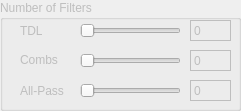
     <widget class="QGroupBox" name="groupBox_11">
      <property name="enabled">
       <bool>false</bool>
      </property>
      <property name="geometry">
       <rect>
        <x>10</x>
        <y>370</y>
        <width>241</width>
        <height>111</height>
       </rect>
      </property>
      <property name="title">
       <string>Number of Filters</string>
      </property>
      <widget class="QLabel" name="label_8">
       <property name="geometry">
        <rect>
         <x>20</x>
         <y>50</y>
         <width>39</width>
         <height>20</height>
        </rect>
       </property>
       <property name="text">
        <string>Combs</string>
       </property>
      </widget>
      <widget class="QSlider" name="horizontalSlider">
       <property name="geometry">
        <rect>
         <x>80</x>
         <y>50</y>
         <width>101</width>
         <height>22</height>
        </rect>
       </property>
       <property name="orientation">
        <enum>Qt::Horizontal</enum>
       </property>
      </widget>
      <widget class="QLabel" name="label_11">
       <property name="geometry">
        <rect>
         <x>20</x>
         <y>20</y>
         <width>22</width>
         <height>21</height>
        </rect>
       </property>
       <property name="text">
        <string>TDL</string>
       </property>
      </widget>
      <widget class="QSlider" name="horizontalSlider_2">
       <property name="geometry">
        <rect>
         <x>80</x>
         <y>20</y>
         <width>101</width>
         <height>22</height>
        </rect>
       </property>
       <property name="orientation">
        <enum>Qt::Horizontal</enum>
       </property>
      </widget>
      <widget class="QLabel" name="label_9">
       <property name="geometry">
        <rect>
         <x>20</x>
         <y>80</y>
         <width>45</width>
         <height>21</height>
        </rect>
       </property>
       <property name="text">
        <string>All-Pass</string>
       </property>
      </widget>
      <widget class="QSlider" name="horizontalSlider_3">
       <property name="geometry">
        <rect>
         <x>80</x>
         <y>80</y>
         <width>101</width>
         <height>22</height>
        </rect>
       </property>
       <property name="orientation">
        <enum>Qt::Horizontal</enum>
       </property>
      </widget>
      <widget class="QLabel" name="label_r_wet_gain_2">
       <property name="geometry">
        <rect>
         <x>190</x>
         <y>20</y>
         <width>41</width>
         <height>21</height>
        </rect>
       </property>
       <property name="frameShape">
        <enum>QFrame::Box</enum>
       </property>
       <property name="frameShadow">
        <enum>QFrame::Plain</enum>
       </property>
       <property name="text">
        <string>0</string>
       </property>
      </widget>
      <widget class="QLabel" name="label_r_wet_gain_3">
       <property name="geometry">
        <rect>
         <x>190</x>
         <y>50</y>
         <width>41</width>
         <height>21</height>
        </rect>
       </property>
       <property name="frameShape">
        <enum>QFrame::Box</enum>
       </property>
       <property name="frameShadow">
        <enum>QFrame::Plain</enum>
       </property>
       <property name="text">
        <string>0</string>
       </property>
      </widget>
      <widget class="QLabel" name="label_r_wet_gain_4">
       <property name="geometry">
        <rect>
         <x>190</x>
         <y>80</y>
         <width>41</width>
         <height>21</height>
        </rect>
       </property>
       <property name="frameShape">
        <enum>QFrame::Box</enum>
       </property>
       <property name="frameShadow">
        <enum>QFrame::Plain</enum>
       </property>
       <property name="text">
        <string>0</string>
       </property>
      </widget>
     </widget>
